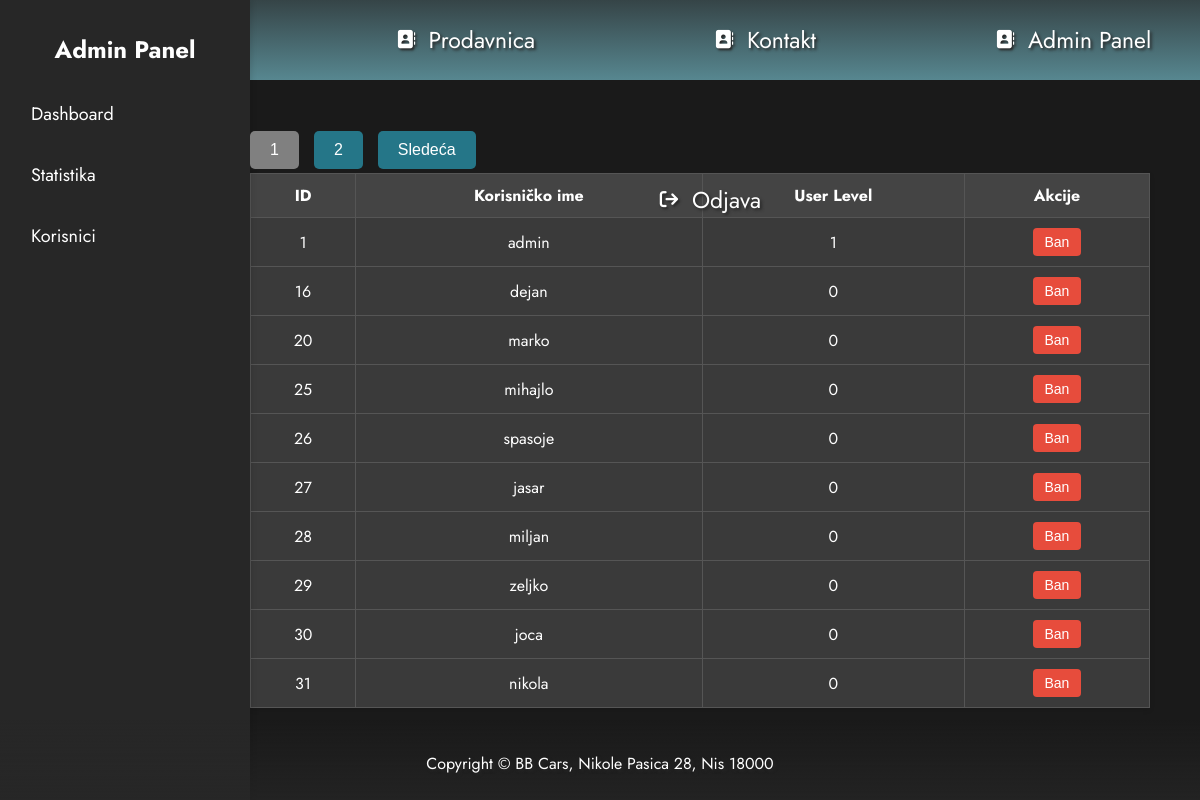
The app's page /index.php?module=korisnici (signed in) with its own data.
### tables this page shows
CREATE TABLE IF NOT EXISTS `users` (
  `id` int(11) unsigned NOT NULL AUTO_INCREMENT,
  `username` varchar(20) NOT NULL,
  `password` varchar(32) NOT NULL,
  `user_level` tinyint(1) NOT NULL,
  PRIMARY KEY (`id`),
  KEY `username` (`username`)
);

### core/functions-authorize.php (called while the page is built)
<?php
function is_admin() {
	return
		($_SESSION['login_status'] ?? '') == 1
		&& ($_SESSION['user_level'] ?? '') == USER_ADMIN
		? true : false;
}
?>

### modules/model-korisnici.php (called while the page is built, shortened)
<?php
$usersPerPage = 10;
$page = isset($_GET['page']) ? (int)$_GET['page'] : 1;
$page = max($page, 1);
$start = ($page - 1) * $usersPerPage;
$totalUsersQuery = $db->query("SELECT COUNT(*) AS total FROM users");
$totalUsers = $totalUsersQuery->fetch_assoc()['total'];
$totalPages = ceil($totalUsers / $usersPerPage);
$result = $db->query("SELECT * FROM users LIMIT $start, $usersPerPage");
?>

### template/view-korisnici.php (the view, shortened to what this page needs)
<link rel="stylesheet" href="./public/css/index.css">
<div class="admin-panel">
    <aside class="sidebar">
        <h2>Admin Panel</h2>
        <nav>
            <ul>
            <?php if (is_admin()): ?>
                <li>
                    <a href="<?= URL_INDEX ?>?module=admin-panel">Dashboard</a>
                </li>
            <?php endif; ?>
            <?php if (is_admin()): ?>
                <li>
                    <a href="<?= URL_INDEX ?>?module=statistics">Statistika</a>
                </li>
            <?php endif; ?>
            <?php if (is_admin()): ?>
                <li>
                    <a href="<?= URL_INDEX ?>?module=korisnici">Korisnici</a>
                </li>
            <?php endif; ?>
            </ul>
        </nav>
    </aside>
<div>
<section class="sekcijaadmin">
        <h1>Korisnici</h1>
       <div class="koristabela">
       <nav class="pagination">
        <?php for ($i = 1; $i <= $totalPages; $i++): ?>
            <a href="?module=korisnici&page=<?= $i ?>" class="<?= $i === $page ? 'active' : '' ?>"><?= $i ?></a>
        <?php endfor; ?>
        <?php if ($page < $totalPages): ?>
            <a href="?module=korisnici&page=<?= $page + 1 ?>">Sledeća</a>
        <?php endif; ?>
    </nav>
       <table class="korisnici-tabela">
            <thead>
                <tr>
                    <th>ID</th>
                    <th>Korisničko ime</th>
                    <th>User Level</th>
                    <th>Akcije</th>
                </tr>
            </thead>
            <tbody>
                <?php if ($result->num_rows > 0): ?>
                    <?php while ($row = $result->fetch_assoc()): ?>
                        <tr>
                            <td><?= htmlspecialchars($row['id']) ?></td>
                            <td><?= htmlspecialchars($row['username']) ?></td>
                            <td><?= htmlspecialchars($row['user_level']) ?></td>
                            <td>
                                <form method="post">
                                    <button type="submit" name="ban_user" class="ban-button">Ban</button>
                                </form>
                            </td>
                        </tr>
                    <?php endwhile; ?>
                <?php else: ?>
                    <tr>
                        <td colspan="4">Nema korisnika u bazi podataka.</td>
                    </tr>
                <?php endif; ?>
            </tbody>
        </table>
       </div>
                </section>
    </div>

### public/css/style.css (style rules this page uses)
* { margin: 0; padding: 0; box-sizing: border-box; }
a { text-decoration: none; color: white; }
html { font-family: 'Jost', sans-serif; scroll-behavior: smooth; }
body { background-position: center; background-repeat: no-repeat; background-position: left; background-size: cover; }

### public/css/index.css (style rules this page uses)
body { background-image: url(../slike/bg1.jpg); }
table { border-collapse: collapse; margin: auto; text-align: center; }
td { border-right: 2px solid black; border-radius: 200%; padding: 0.5em 3em; }
td:last-child { border-right: none; }
* { box-sizing: border-box }
.sidebar { width: 250px; background-color: #272727; color: white; height: 100vh; position: fixed; top: 0; left: 0; padding: 2em 1em; box-shadow: 2px 0 5px rgba(0, 0, 0, 0.1); overflow-y: auto; }
.sidebar h2 { text-align: center; margin-bottom: 1em; font-size: 24px; }
.sidebar ul { list-style: none; padding: 0; }
.sidebar ul li { margin: 15px 0; }
.sidebar ul li a { color: white; text-decoration: none; font-size: 18px; padding: 10px 15px; display: block; border-radius: 5px; transition: 0.3s; }
table { width: 100%; border-collapse: collapse; background: #272727; color: white; box-shadow: 0 2px 5px rgba(0, 0, 0, 0.1); margin-bottom: 2em; }
.sekcijaadmin { padding-bottom: 50px; }
table thead { background-color: rgb(37, 118, 136); }
table th, table td { padding: 15px; text-align: left; border: 1px solid #444; }
.pagination { display: flex; justify-content: flex-start; align-items: center; gap: 15px; position: relative; top: -4px; font-family: Arial, sans-serif; }
.pagination a { padding: 10px 20px; text-decoration: none; color: white; background-color: rgb(37, 118, 136); border-radius: 5px; transition: background-color 0.3s ease; }
.koristabela { margin-left: 200px; }
.korisnici-tabela { width: 90%; border-collapse: collapse; margin: 0 auto; background-color: #3a3a3a; color: #ffffff; }
.korisnici-tabela th, .korisnici-tabela td { border: 1px solid #555555; padding: 10px; text-align: left; }
.korisnici-tabela th { background-color: #444444; font-weight: bold; text-align: center; }
.korisnici-tabela td { text-align: center; }
.ban-button { background-color: #e74c3c; color: white; border: none; padding: 6px 12px; cursor: pointer; border-radius: 4px; font-size: 14px; }

### template/view-korisnici.php (style rules this page uses)
.pagination { display: flex; justify-content: flex-start; margin-top: 20px; gap: 10px; margin-left: 5%; }
.pagination a { padding: 10px 15px; text-decoration: none; color: #ffffff; background-color: #444444; border-radius: 4px; transition: background-color 0.3s; }
.pagination a.active { background-color: grey; color: #ffffff; pointer-events: none; }

### records on screen
users: id "1", username "admin", user_level "1"
users: id "16", username "dejan", user_level "0"
users: id "20", username "marko", user_level "0"
users: id "25", username "mihajlo", user_level "0"
users: id "26", username "spasoje", user_level "0"
users: id "27", username "jasar", user_level "0"
users: id "28", username "miljan", user_level "0"
users: id "29", username "zeljko", user_level "0"
users: id "30", username "joca", user_level "0"
users: id "31", username "nikola", user_level "0"
